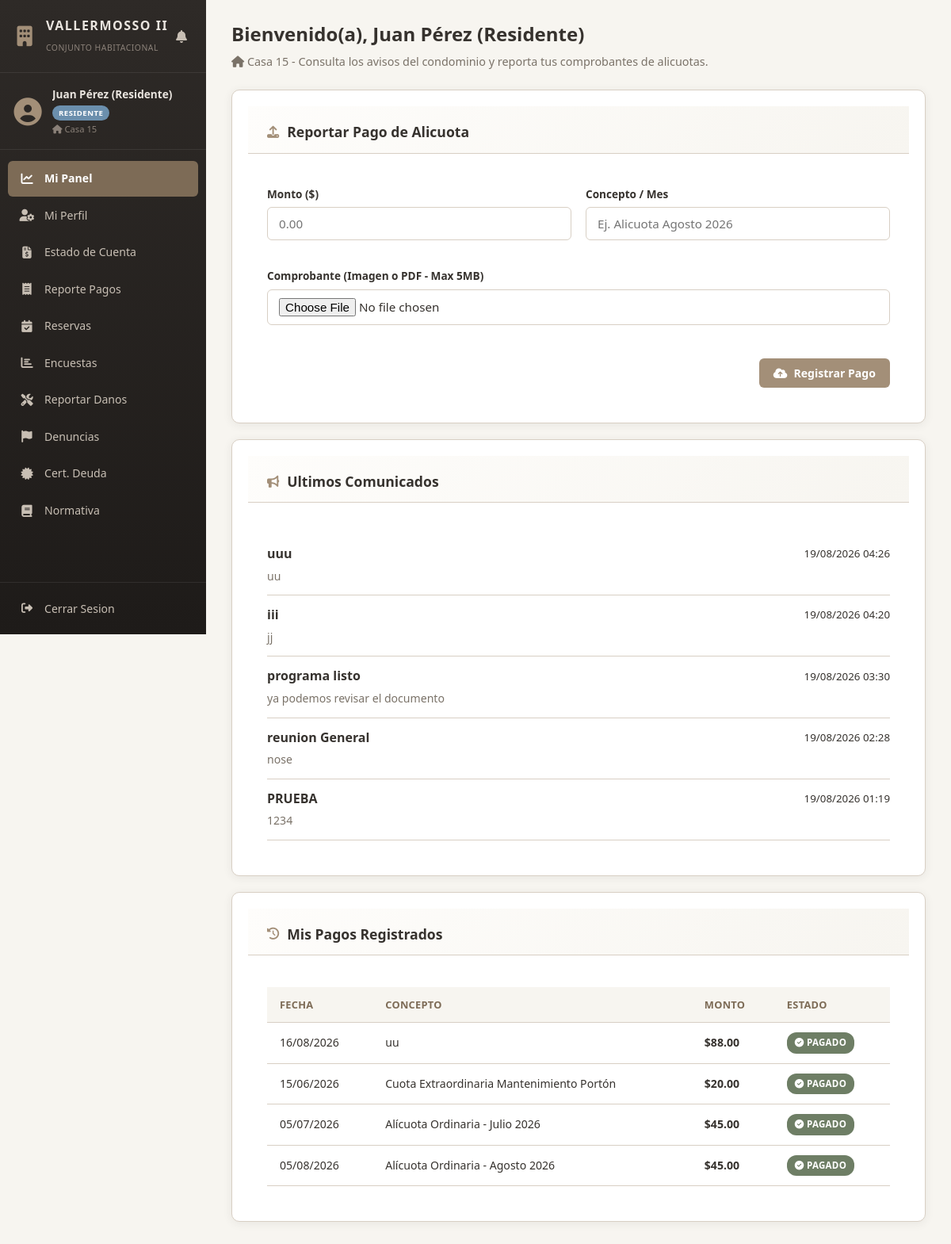
Screenshot of /views/residente/dashboard.php (signed in) with the database file from the repository.
### tables this page shows
CREATE TABLE `comunicados` (
  `id_comunicado` int(11) NOT NULL,
  `id_usuario` int(11) DEFAULT NULL,
  `titulo` varchar(150) NOT NULL,
  `mensaje` text NOT NULL,
  `canal` enum('EMAIL','WHATSAPP','AMBOS') NOT NULL,
  `enviado_por` int(11) NOT NULL,
  `fecha_envio` timestamp NOT NULL DEFAULT current_timestamp()
);

CREATE TABLE `pagos` (
  `id_pago` int(11) NOT NULL,
  `id_usuario` int(11) NOT NULL,
  `concepto` varchar(150) NOT NULL,
  `monto` decimal(10,2) NOT NULL,
  `fecha_vencimiento` date NOT NULL,
  `estado` enum('PENDIENTE','EN_REVISION','PAGADO','RECHAZADO') DEFAULT 'PENDIENTE',
  `comprobante_url` varchar(255) DEFAULT NULL,
  `fecha_subida` datetime DEFAULT NULL,
  `created_at` timestamp NOT NULL DEFAULT current_timestamp()
);

### config/db.php (called while the page is built, shortened)
<?php
class Database {
    private static $host = 'localhost';
    private static $db_name = 'vallermosso2_db';
    private static $username = 'root';
    private static $password = '';
    private static $conn = null;
    public static function obtenerConexion() {
        if (self::$conn === null) {
            try {
                self::$conn = new PDO(
                    "mysql:host=" . self::$host . ";dbname=" . self::$db_name . ";charset=utf8mb4",
                    self::$username,
                    self::$password,
                    [
                        PDO::ATTR_ERRMODE => PDO::ERRMODE_EXCEPTION,
                        PDO::ATTR_DEFAULT_FETCH_MODE => PDO::FETCH_ASSOC
                    ]
                );
            } catch (PDOException $e) {
                die("Error de conexión a la base de datos: " . $e->getMessage());
            }
        }
        return self::$conn;
    }
}

### models/Pago.php (called while the page is built, shortened)
<?php
require_once __DIR__ . '/../config/db.php';
class Pago {
    private $pdo;
    public function __construct() {
        $this->pdo = Database::obtenerConexion();
    }
    public function obtenerPorUsuario($id_usuario) {
        try {
            $sql = "SELECT * FROM pagos WHERE id_usuario = :id_usuario ORDER BY id_pago DESC";
            $stmt = $this->pdo->prepare($sql);
            $stmt->execute([':id_usuario' => $id_usuario]);
            return $stmt->fetchAll(PDO::FETCH_ASSOC);
        } catch (PDOException $e) {
            return [];
        }
    }
}
?>

### views/residente/dashboard.php (the view, shortened to what this page needs)
<?php
require_once __DIR__ . '/../../models/Pago.php';
require_once __DIR__ . '/../../config/db.php';
$id_usuario = $_SESSION['id_usuario'];
$pagoModel = new Pago();
$misPagos = $pagoModel->obtenerPorUsuario($id_usuario);
$comunicados = [];
try {
    $pdo = Database::obtenerConexion();
    $stmt = $pdo->query("SELECT * FROM comunicados ORDER BY fecha_envio DESC LIMIT 5");
    $comunicados = $stmt->fetchAll(PDO::FETCH_ASSOC);
} catch (Exception $e) {}
$nombreUsuario = $_SESSION['nombres'] ?? $_SESSION['usuario_nombres'] ?? 'Residente';
?>
<!DOCTYPE html>
<html lang="es">
<head>
    <link rel="stylesheet" href="../../public/css/style.css">
    <link rel="stylesheet" href="https://cdnjs.cloudflare.com/ajax/libs/font-awesome/6.4.0/css/all.min.css">
</head>
<body>
<div class="app-layout">
    <?php include_once __DIR__ . '/../sidebar.php'; ?>
    <main class="main-content">
        <header class="content-header">
            <h1>Bienvenido(a), <?= htmlspecialchars($nombreUsuario) ?></h1>
            <p class="subtitle">
                <?php if (!empty($vivienda)): ?>
                    <i class="fa-solid fa-house"></i> <?= htmlspecialchars($vivienda) ?> -
                <?php endif; ?>
                Consulta los avisos del condominio y reporta tus comprobantes de alicuotas.
            </p>
        </header>
        <section class="card">
            <div class="card-header">
                <h2><i class="fa-solid fa-upload"></i> Reportar Pago de Alicuota</h2>
            </div>
            <div class="card-body">
                <form action="../../controllers/ResidenteController.php" method="POST" enctype="multipart/form-data" class="grid-form">
                    <div class="form-group">
                        <label for="monto">Monto ($)</label>
                        <input type="number" step="0.01" id="monto" name="monto" class="form-control" placeholder="0.00" required>
                    </div>
                    <div class="form-group">
                        <label for="concepto">Concepto / Mes</label>
                        <input type="text" id="concepto" name="concepto" class="form-control" placeholder="Ej. Alicuota Agosto 2026" required>
                    </div>
                    <div class="form-group span-full">
                        <label for="comprobante">Comprobante (Imagen o PDF - Max 5MB)</label>
                        <input type="file" id="comprobante" name="comprobante" class="form-control" accept="image/jpeg,image/png,image/gif,application/pdf" required>
                    </div>
                    <div class="form-actions span-full">
                        <button type="submit" class="btn btn-primary"><i class="fa-solid fa-cloud-arrow-up"></i> Registrar Pago</button>
                    </div>
                </form>
            </div>
        </section>
        <?php if (!empty($comunicados)): ?>
        <section class="card">
            <div class="card-header">
                <h2><i class="fa-solid fa-bullhorn"></i> Ultimos Comunicados</h2>
            </div>
            <div class="card-body">
                <?php foreach ($comunicados as $c): ?>
                    <div style="padding: 12px 0; border-bottom: 1px solid var(--secondary);">
                        <div style="display: flex; justify-content: space-between; align-items: center; margin-bottom: 4px;">
                            <strong><?= htmlspecialchars($c['titulo']) ?></strong>
                            <small class="text-muted"><?= date('d/m/Y H:i', strtotime($c['fecha_envio'])) ?></small>
                        </div>
                        <p style="color: var(--text-muted); font-size: 0.88rem; margin: 0;">
                            <?= htmlspecialchars(substr($c['mensaje'], 0, 150)) ?><?= strlen($c['mensaje']) > 150 ? '...' : '' ?>
                        </p>
                    </div>
                <?php endforeach; ?>
            </div>
        </section>
        <?php endif; ?>
        <section class="card">
            <div class="card-header">
                <h2><i class="fa-solid fa-history"></i> Mis Pagos Registrados</h2>
            </div>
            <div class="card-body">
                <div class="table-responsive">
                    <table class="table">
                        <thead>
                            <tr>
                                <th>Fecha</th>
                                <th>Concepto</th>
                                <th>Monto</th>
                                <th>Estado</th>
                            </tr>
                        </thead>
                        <tbody>
                            <?php if (empty($misPagos)): ?>
                                <tr>
                                    <td colspan="4" class="text-center">No has registrado transferencias.</td>
                                </tr>
                            <?php else: ?>
                                <?php foreach ($misPagos as $p): ?>
                                    <tr>
                                        <td>
                                            <?php
                                                $fecha = $p['fecha_vencimiento'] ?? $p['created_at'] ?? '';
                                                echo !empty($fecha) ? date('d/m/Y', strtotime($fecha)) : 'N/A';
                                            ?>
                                        </td>
                                        <td><?= htmlspecialchars($p['concepto'] ?? 'Sin concepto') ?></td>
                                        <td><strong>$<?= number_format($p['monto'] ?? 0, 2) ?></strong></td>
                                        <td>
                                            <?php $estado = $p['estado'] ?? 'PENDIENTE'; ?>
                                            <?php if ($estado === 'PAGADO'): ?>
                                                <span class="badge badge-success"><i class="fa-solid fa-circle-check"></i> PAGADO</span>
                                            <?php elseif ($estado === 'EN_REVISION'): ?>
                                                <span class="badge badge-warning"><i class="fa-solid fa-clock"></i> EN REVISION</span>
                                            <?php else: ?>
                                                <span class="badge badge-danger"><i class="fa-solid fa-hourglass"></i> PENDIENTE</span>
                                            <?php endif; ?>
                                        </td>
                                    </tr>
                                <?php endforeach; ?>
                            <?php endif; ?>
                        </tbody>
                    </table>
                </div>
            </div>
        </section>
    </main>
</div>
</body>
</html>

### public/css/style.css (style rules this page uses)
:root { --bg-main: #F7F5F0; --bg-card: #FFFFFF; --primary: #A38F78; --primary-dark: #7D6B56; --secondary: #D8CFC4; --accent: #6E7E65; --danger: #B86B61; --text-main: #36322E; --text-muted: #7A7268; --sidebar-bg: #2E2A27; --sidebar-hover: #3E3732; --sidebar-active: #4A3F38; --sidebar-text: #C8BFB4; --sidebar-text-active: #FFFFFF; --sidebar-width: 260px; --sidebar-collapsed-width: 70px; --shadow: 0 2px 12px rgba(54, 50, 46, 0.08); --shadow-lg: 0 8px 24px rgba(54, 50, 46, 0.12); --radius: 10px; --radius-sm: 6px; --transition: all 0.3s cubic-bezier(0.4, 0, 0.2, 1); }
* { box-sizing: border-box; margin: 0; padding: 0; font-family: 'Segoe UI', Tahoma, Geneva, Verdana, sans-serif; }
body { background-color: var(--bg-main); color: var(--text-main); line-height: 1.6; overflow-x: hidden; }
.app-layout { display: flex; min-height: 100vh; }
.main-content { flex: 1; margin-left: var(--sidebar-width); padding: 30px; transition: var(--transition); min-height: 100vh; }
.content-header { margin-bottom: 28px; }
.content-header h1 { font-size: 1.5rem; font-weight: 700; color: var(--primary-dark); margin-bottom: 4px; display: flex; align-items: center; gap: 10px; }
.content-header .subtitle { color: var(--text-muted); font-size: 0.9rem; }
.card { background: var(--bg-card); border: 1px solid var(--secondary); border-radius: var(--radius); box-shadow: var(--shadow); overflow: hidden; margin-bottom: 24px; }
.card-header { padding: 18px 24px; border-bottom: 1px solid var(--secondary); background: linear-gradient(135deg, #FEFDFB 0%, #F7F5F0 100%); }
.card-header h2 { font-size: 1.05rem; font-weight: 700; color: var(--primary-dark); display: flex; align-items: center; gap: 10px; margin: 0; }
.card-header h2 i { color: var(--primary); font-size: 0.95rem; }
.card-body { padding: 24px; }
.grid-form { display: grid; grid-template-columns: 1fr; gap: 18px; }
@media (min-width: 768px) { .grid-form { grid-template-columns: 1fr 1fr; } }
@media (min-width: 768px) { .span-full { grid-column: 1 / -1; } }
.form-group label { display: block; font-weight: 600; font-size: 0.85rem; color: var(--text-main); margin-bottom: 6px; }
.form-control { width: 100%; padding: 10px 14px; border: 1.5px solid var(--secondary); border-radius: var(--radius-sm); background-color: #FDFCFB; color: var(--text-main); font-size: 0.92rem; outline: none; transition: var(--transition); }
.form-actions { display: flex; gap: 10px; justify-content: flex-end; padding-top: 8px; }
.btn { display: inline-flex; align-items: center; gap: 8px; padding: 10px 20px; font-size: 0.9rem; font-weight: 600; border: none; border-radius: var(--radius-sm); cursor: pointer; text-decoration: none; text-align: center; transition: var(--transition); white-space: nowrap; }
.btn-primary { background-color: var(--primary); color: #FFFFFF; }
.table-responsive { overflow-x: auto; -webkit-overflow-scrolling: touch; }
.table { width: 100%; border-collapse: collapse; }
.table th, .table td { padding: 12px 16px; text-align: left; border-bottom: 1px solid var(--secondary); font-size: 0.88rem; }
.table th { background-color: var(--bg-main); color: var(--primary-dark); font-weight: 700; font-size: 0.8rem; text-transform: uppercase; letter-spacing: 0.3px; white-space: nowrap; }
.badge { display: inline-block; padding: 4px 10px; border-radius: 12px; font-size: 0.72rem; font-weight: 700; text-transform: uppercase; letter-spacing: 0.3px; white-space: nowrap; }
.badge-success { background: #E8F2E4; color: #3D6B30; }

### rows the page displays
comunicados: titulo "uuu", fecha_envio "19/08/2026 04:26", mensaje "uu"
comunicados: titulo "iii", fecha_envio "19/08/2026 04:20", mensaje "jj"
comunicados: titulo "programa listo", fecha_envio "19/08/2026 03:30", mensaje "ya podemos revisar el documento"
comunicados: titulo "reunion General", fecha_envio "19/08/2026 02:28", mensaje "nose"
comunicados: titulo "PRUEBA", fecha_envio "19/08/2026 01:19", mensaje "1234"
pagos: fecha_vencimiento "16/08/2026", concepto "uu", monto "88.00", estado "PAGADO" (drawn)
pagos: fecha_vencimiento "15/06/2026", concepto "Cuota Extraordinaria Mantenimiento Portón", monto "20.00", estado "PAGADO" (drawn)
pagos: fecha_vencimiento "05/07/2026", concepto "Alícuota Ordinaria - Julio 2026", monto "45.00", estado "PAGADO" (drawn)
pagos: fecha_vencimiento "05/08/2026", concepto "Alícuota Ordinaria - Agosto 2026", monto "45.00", estado "PAGADO" (drawn)

### other values shown
$nombre "Juan Pérez (Residente)"
$rol "RESIDENTE"
$vivienda "Casa 15"
$item['label'] "Mi Panel"
$item['label'] "Mi Perfil"
$item['label'] "Estado de Cuenta"
$item['label'] "Reporte Pagos"
$item['label'] "Reservas"
$item['label'] "Encuestas"
$item['label'] "Reportar Danos"
$item['label'] "Denuncias"
$item['label'] "Cert. Deuda"
$item['label'] "Normativa"
$nombreUsuario "Juan Pérez (Residente)"
